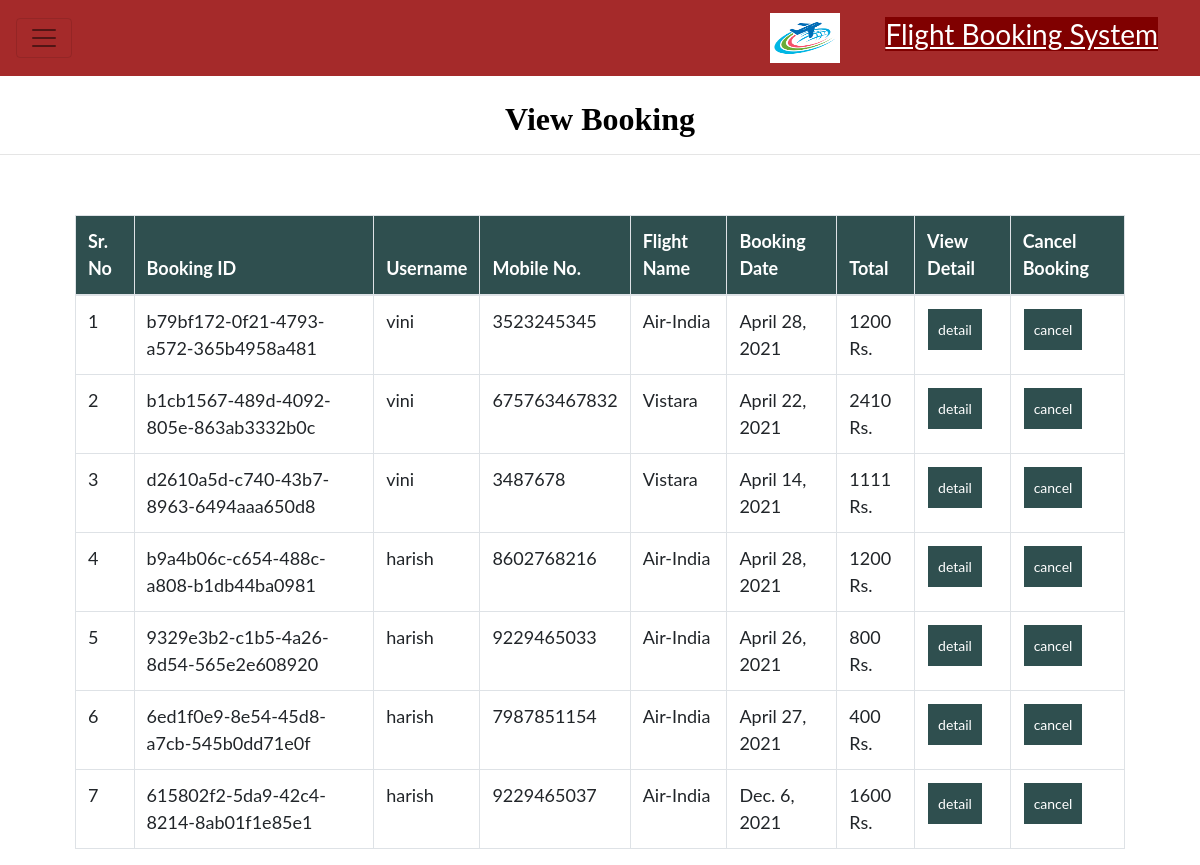
The page /admin_view_booking/ (signed in) on the database its author committed.
### air/models.py (models this page shows, shortened)
class Booking(models.Model):
    user = models.ForeignKey(User,related_name='+', on_delete=models.CASCADE, null=True)
    airline = models.ForeignKey(Airline, on_delete=models.CASCADE, null=True)
    mobile = models.CharField(max_length=100, null=True, blank=True)
    booking_id = models.UUIDField(primary_key=True, default=uuid.uuid4, editable=False)
    total_price = models.CharField(max_length=100, null=True, blank=True)
    city = models.CharField(max_length=100, null=True, blank=True)
    state = models.CharField(max_length=100, null=True, blank=True)
    country = models.CharField(max_length=100, null=True, blank=True)
    pincode = models.CharField(max_length=100, null=True, blank=True)
    date = models.DateField(null=True, blank=True)

class Airline(models.Model):
    company_name = models.CharField(max_length=100,null=True)
    flight_name = models.CharField(max_length=100,null=True)
    airport_name = models.CharField(max_length=100,null=True)
    airline_number = models.CharField(max_length=100,null=True)
    from_city = models.CharField(max_length=100,null=True,choices=CITY_CHOICE)
    from_city_arrival = models.CharField(max_length=100,null=True)
    from_city_departure = models.CharField(max_length=100,null=True)
    to_city_arrival = models.CharField(max_length=100,null=True)
    to_city_departure = models.CharField(max_length=100,null=True)
    to_city = models.CharField(max_length=100,null=True,choices=CITY_CHOICE)
    days = models.TextField(null=True)
    fare_economy =models.CharField(max_length=100,null=True)
    number_of_seat_e =models.CharField(max_length=100,null=True)
    number_of_seat_b =models.CharField(max_length=100,null=True)
    fare_business =models.CharField(max_length=100,null=True)
    image = models.FileField(null=True)

### air/views.py (the view)
# urls.py: path('admin_view_booking/', Admin_View_Booking, name='admin_view_booking'),
def Admin_View_Booking(request):
    if not request.user.is_authenticated:
        return redirect('login')
    book = Booking.objects.all()
    d = {'book': book}
    return render(request, 'admin_viewBokking.html', d)

### air/templates/admin_viewBokking.html (shortened to what this page needs)
{% extends 'home.html' %}
{% block body %}
<center><h2 style = "font-family : 'Monotype' ; color :black ; font-weight : bold;margin-top:2%">View Booking</h2></center><hr>
 <div class="container" style="width:90%">
<table class="table table-bordered" id="myTable">
  <thead>
  <tr>
    <th>Sr. No</th>
    <th>Booking ID</th>
    <th>Username</th>
      <th>Mobile No.</th>
    <th>Flight Name</th>
    <th>Booking Date</th>
      <th>Total</th>
    <th>View Detail</th>
    <th>Cancel Booking</th>
  </tr>
  </thead>
   <tbody>
{% for i in book %}
  <tr>
      <td>{{forloop.counter}}</td>
    <td>{{i.booking_id}}</td>
    <td>{{i.user.username}}</td>
       <td>{{i.mobile}}</td>
    <td>{{i.airline.flight_name}}</td>
    <td>{{i.date}}</td>
      <td>{{i.total_price}} Rs.</td>
      <td><a href="{% url 'booking_detail' i.booking_id %}"><button class="button button2" style="background-color:darkslategrey">detail</button></a></td>
      <td><a href="{% url 'delete_booking' i.booking_id %}" onclick="return confirm('Are you sure?')"><button class="button button2" style="background-color:darkslategrey" id="#delete">cancel</button></a></td>
  </tr>
   {% endfor %}
    </tbody>
</table>
 </div>
{% endblock %}

### air/templates/home.html (style rules this page uses)
.button { background-color: darkblue; border: none; color: white; padding: 10px; text-align: center; text-decoration: none; display: inline-block; font-size: 14px; margin: 1px 1px; cursor: pointer; }
* { box-sizing: border-box; }
#myTable { border-collapse: collapse; width: 100%; border: 1px solid #ddd; font-size: 18px; }
#myTable th { text-align: left; padding: 12px; background-color:darkblue ; color: white; }
#myTable td { text-align: left; padding: 12px; background-color: white; }
#myTable tr { border-bottom: 1px solid #ddd; }
body { font-family: "Lato", sans-serif; }

### air/templates/admin_viewBokking.html (style rules this page uses)
#myTable th { text-align: left; padding: 12px; background-color: darkslategrey; color: white; }

### rows shown on the page
Booking: booking_id "b79bf172-0f21-4793-a572-365b4958a481", user.username "vini", mobile "3523245345", airline.flight_name "Air-India", date "April 28, 2021", total_price "1200"
Booking: booking_id "b1cb1567-489d-4092-805e-863ab3332b0c", user.username "vini", mobile "675763467832", airline.flight_name "Vistara", date "April 22, 2021", total_price "2410"
Booking: booking_id "d2610a5d-c740-43b7-8963-6494aaa650d8", user.username "vini", mobile "3487678", airline.flight_name "Vistara", date "April 14, 2021", total_price "1111"
Booking: booking_id "b9a4b06c-c654-488c-a808-b1db44ba0981", user.username "harish", mobile "8602768216", airline.flight_name "Air-India", date "April 28, 2021", total_price "1200"
Booking: booking_id "9329e3b2-c1b5-4a26-8d54-565e2e608920", user.username "harish", mobile "9229465033", airline.flight_name "Air-India", date "April 26, 2021", total_price "800"
Booking: booking_id "6ed1f0e9-8e54-45d8-a7cb-545b0dd71e0f", user.username "harish", mobile "7987851154", airline.flight_name "Air-India", date "April 27, 2021", total_price "400"
Booking: booking_id "615802f2-5da9-42c4-8214-8ab01f1e85e1", user.username "harish", mobile "9229465037", airline.flight_name "Air-India", date "Dec. 6, 2021", total_price "1600"
